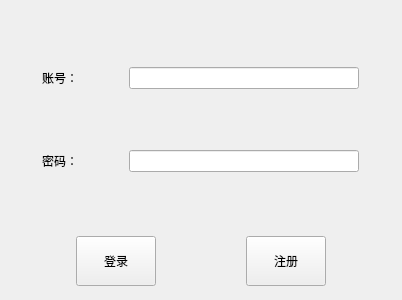
<?xml version="1.0" encoding="UTF-8"?>
<ui version="4.0">
 <class>loginWidget</class>
 <widget class="QWidget" name="loginWidget">
  <property name="geometry">
   <rect>
    <x>0</x>
    <y>0</y>
    <width>402</width>
    <height>300</height>
   </rect>
  </property>
  <property name="windowTitle">
   <string>Form</string>
  </property>
  <property name="styleSheet">
   <string notr="true"/>
  </property>
  <layout class="QGridLayout" name="gridLayout_3">
   <item row="0" column="0">
    <layout class="QGridLayout" name="gridLayout_2">
     <item row="0" column="0">
      <spacer name="verticalSpacer_5">
       <property name="orientation">
        <enum>Qt::Vertical</enum>
       </property>
       <property name="sizeHint" stdset="0">
        <size>
         <width>20</width>
         <height>40</height>
        </size>
       </property>
      </spacer>
     </item>
     <item row="5" column="0">
      <layout class="QHBoxLayout" name="horizontalLayout_4">
       <item>
        <spacer name="horizontalSpacer_4">
         <property name="orientation">
          <enum>Qt::Horizontal</enum>
         </property>
         <property name="sizeHint" stdset="0">
          <size>
           <width>40</width>
           <height>20</height>
          </size>
         </property>
        </spacer>
       </item>
       <item>
        <widget class="QPushButton" name="btn_Login_in_2">
         <property name="maximumSize">
          <size>
           <width>100</width>
           <height>50</height>
          </size>
         </property>
         <property name="text">
          <string>登录</string>
         </property>
        </widget>
       </item>
       <item>
        <spacer name="verticalSpacer_6">
         <property name="orientation">
          <enum>Qt::Vertical</enum>
         </property>
         <property name="sizeHint" stdset="0">
          <size>
           <width>20</width>
           <height>28</height>
          </size>
         </property>
        </spacer>
       </item>
       <item>
        <spacer name="horizontalSpacer_5">
         <property name="orientation">
          <enum>Qt::Horizontal</enum>
         </property>
         <property name="sizeHint" stdset="0">
          <size>
           <width>40</width>
           <height>20</height>
          </size>
         </property>
        </spacer>
       </item>
       <item>
        <widget class="QPushButton" name="btn_Register_2">
         <property name="maximumSize">
          <size>
           <width>100</width>
           <height>50</height>
          </size>
         </property>
         <property name="text">
          <string>注册</string>
         </property>
        </widget>
       </item>
       <item>
        <spacer name="horizontalSpacer_6">
         <property name="orientation">
          <enum>Qt::Horizontal</enum>
         </property>
         <property name="sizeHint" stdset="0">
          <size>
           <width>40</width>
           <height>20</height>
          </size>
         </property>
        </spacer>
       </item>
      </layout>
     </item>
     <item row="1" column="0">
      <layout class="QHBoxLayout" name="horizontalLayout_5">
       <item>
        <widget class="QLabel" name="label_3">
         <property name="maximumSize">
          <size>
           <width>50</width>
           <height>50</height>
          </size>
         </property>
         <property name="text">
          <string>账号：</string>
         </property>
        </widget>
       </item>
       <item>
        <widget class="QLineEdit" name="lineEdit_userName_2">
         <property name="maximumSize">
          <size>
           <width>230</width>
           <height>100</height>
          </size>
         </property>
        </widget>
       </item>
      </layout>
     </item>
     <item row="3" column="0">
      <layout class="QHBoxLayout" name="horizontalLayout_6">
       <item>
        <widget class="QLabel" name="label_4">
         <property name="maximumSize">
          <size>
           <width>50</width>
           <height>50</height>
          </size>
         </property>
         <property name="text">
          <string>密码：</string>
         </property>
        </widget>
       </item>
       <item>
        <widget class="QLineEdit" name="lineEdit_userPwd_2">
         <property name="maximumSize">
          <size>
           <width>230</width>
           <height>100</height>
          </size>
         </property>
         <property name="echoMode">
          <enum>QLineEdit::Password</enum>
         </property>
        </widget>
       </item>
      </layout>
     </item>
     <item row="2" column="0">
      <spacer name="verticalSpacer_7">
       <property name="orientation">
        <enum>Qt::Vertical</enum>
       </property>
       <property name="sizeHint" stdset="0">
        <size>
         <width>20</width>
         <height>28</height>
        </size>
       </property>
      </spacer>
     </item>
     <item row="4" column="0">
      <spacer name="verticalSpacer_8">
       <property name="orientation">
        <enum>Qt::Vertical</enum>
       </property>
       <property name="sizeHint" stdset="0">
        <size>
         <width>20</width>
         <height>28</height>
        </size>
       </property>
      </spacer>
     </item>
    </layout>
   </item>
  </layout>
 </widget>
 <resources/>
 <connections/>
</ui>
